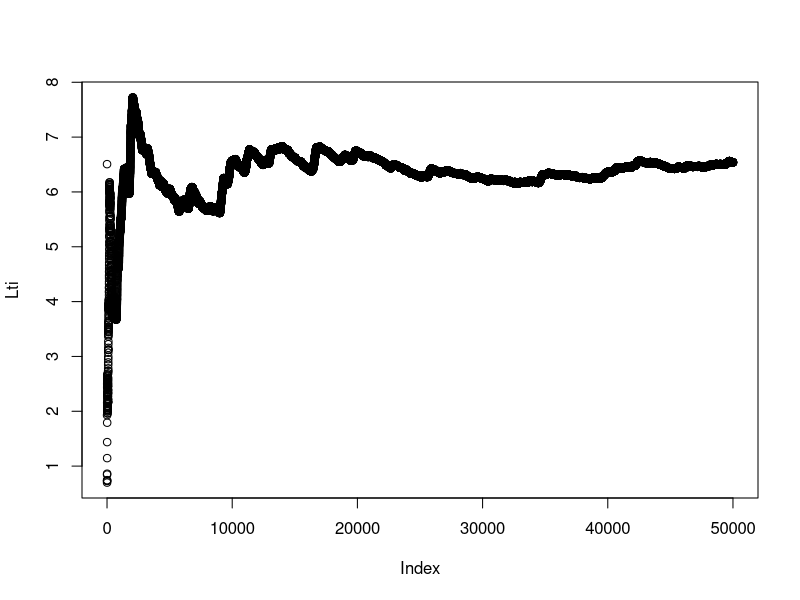
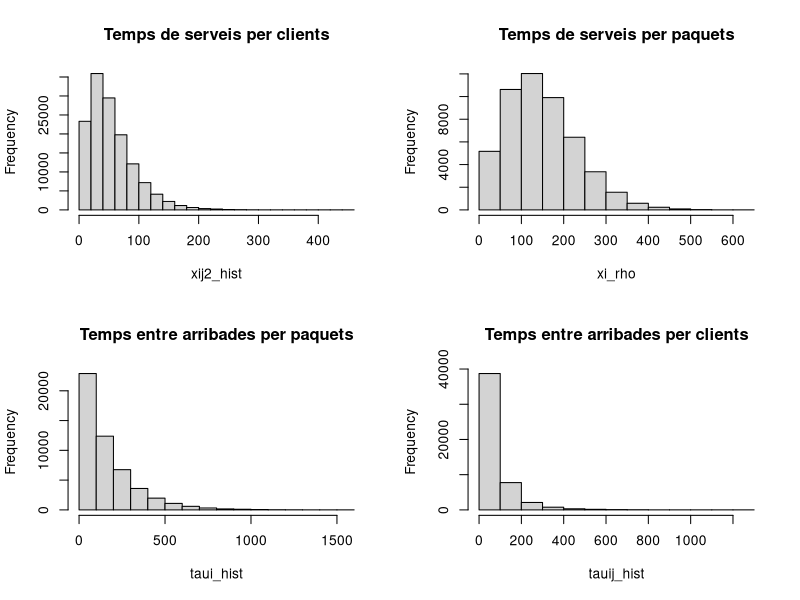

These charts were generated, in order, by the following R code:
## ---- chunk 1
knitr::opts_chunk$set(echo = TRUE)
## ---- chunk 2
L<-0 #longitud clients en S.E
Lpaquet<-0 #longitu paquet en S.E
W<-0 #temps permanencia client en S.E
Wpaquet<-0 #temps permanencia paquet en S.E
Lq<-0 #longitud clients en cua
Lqpaquet<-0 #longitud paquets en cua
Wq<-0 #temps permanencia clients en cua
Wqpaquet<-0 #temps permanencia paquets en cua
Oi_1<-0 #instant sortida paquet i-1 del S.E
ti<-0 #instant entrada paquet i al S.E.
N<-0 #numero total de clients
pi<-1 #numero clients en paquet i-1
Oc<-0 #instant sortida del paquet i-1 del S.E.
Ocv<-rep(Oc,pi) #instant sortida del client j-1 del paquet i-1
# del S.E.
n<-50000 #numero paquets
Lti<-c()
Wqti<-c()
Wti<-c()
Lqti<-c()
xi_rho<-c() #temps serveis paquets
taui_rho<-0
hL<-c()
taui<-0
tauij_hist<-c(0) #temps arribades paquets 
taui_hist<-c(0) #temps arribades clients
xij2_hist<-c() #temps servei clients

set.seed(20566534)
for(i in 1:n){
  ru<-runif(1,0,100) #calculem pi
  piabans<-pi #guardem pi anterior abans
  #d'actualitzar-lo
  if(ru<=12.5){
    pi<-1
  } else if(12.5<ru & ru<=40){
    pi<-2
  } else if(40<ru & ru<=75){
    pi<-3
  } else{
    pi<-4
  }
  tauij_hist<-c(tauij_hist,taui/pi)
  t_i_s1<-max(Ocv[piabans],ti) #instant entrada client 1 del
  #paquet i al Sistema de Servei
  #max entre instant sortida del ultim client del paquet anterior
  #i instant entrada del paquet i al S.E
  xij<- -log(runif(1,0,1)*runif(1,0,1))*54.17/2 #temps de servei
  #del client 1 del paquet i
  Ocv<-c(t_i_s1+xij) #instant sortida del client 1 del paquet i
  #instant entrada del client 1 del paquet i + temps servei
  #del client 1 del paquet i
  if (pi>1){
    for (j in 2:pi){
      xij<-c(xij,-log(runif(1,0,1)*runif(1,0,1))*54.17/2)
      #temps servei del client j del paquet i
      Ocv<-c(Ocv[1:j-1],Ocv[j-1]+xij[j])
      #instant sortida del client j del paquet i
      #Ocv[j]<-Ocv[j-1]+xij[j]
    }
  }
  xij2_hist<-c(xij2_hist,xij)
  tis<-max(Oi_1,ti) # instant entrada del paquet i al S.S
  #max entre instant sortida del paquet anterior
  #instant entrada al del paquet i al S.E.
  xi<-sum(xij) #temps servei del paquet i
  xi_rho<-c(xi_rho,xi) #guardem per fer el calcul de la esperança sortides paquet
  Oi_1<-tis+xi #instant sortida del paquet i
  #instant entrada del paquet i al S.S + temps servei paquet i
  Lij<-Ocv-ti #temps dins del S.E del client i del paquet j 
  #instants sortides del client j paquet i - instant entrada
  #del paquet i al S.E.
  L<-L+sum(Lij) #temps dins del S.E. dels N clients
  #sumatori temps dins del S.E. del client j paquet i
  #anem sumant els temps dins del S.E. dels N clients
  W<-W+sum(Lij) #temps dins del S.E. dels N clients
          #tisj<-Ocv-xij #instants entrada S.S. del client j paquet i
  #instant sortida client j paquet i - temps servei client j
  #paquet i
          tisj<-c(t_i_s1,Ocv[-pi])
  Lqij<-tisj-ti #temps dins de la cua del client i paquet j
  #instant entrada S.S del client j paquet i - instant entrada paquet i al S.E.
  Lq<-Lq+sum(Lqij) #temps dins de la cua dels N clients
  Wq<-Wq+sum(Lqij) #temps dins de la cua dels N clients
  N = N + pi #numero clients=numero clients+clients paquet i
  if(i < n){ #si encara no han arribat n clients
    taui <- -log(runif(1,0,1))*164 #generem nova arriba paquet
    taui_hist<-c(taui_hist,taui)
    taui_rho<-taui_rho+taui
    t_new=ti+taui #instant entrada seguent paquet
    #instant entrada paquet anterior + temps entre arribades
  }
  Li<-Oi_1-ti #temps dins del S.E. del paquet i
  #instant sortida del paquet i - instant arribada paquet i
  Lpaquet<-Lpaquet+Li #temps dins del S.E. dels paquets
  Lti<-c(Lti,Lpaquet/ti) #calcul dels paquets en S.E.
  #fins l'instant arribada paquet i
  # temps dins del S.E. dels i paquets
  #entre instant arribada paquet i
  Wpaquet<-Wpaquet+Li #temps dins del S.E. del paquet i
  Wti<-c(Wti,Wpaquet/i) #calcul del temps mig en S.E.
  #per paquet fins el paquet i
  Lqipaquet<-tis-ti #temps dins de la cua del paquet i
  # instant entrada del paquet i al S.S 
  # menys instants entrada paquet i al S.E
  Lqpaquet<-Lqpaquet+Lqipaquet #temps dins de la cua dels n
  #paquets
  Lqti<-c(Lqti,Lqpaquet/ti)#calcul dels paquets en cua
  #fins l'instant arribada paquet i
  Wqpaquet<-Wqpaquet+Lqipaquet #temps dins de la cua dels n
  #paquets
  Wqti<-c(Wqti,Wqpaquet/i)#calcul del temps mig en cua
  #per paquet fins el paquet i
  ti<-t_new #acutalitzem ti a la t_new
}
## ---- chunk 3
plot(Lti)
## ---- chunk 4
rho<-mean(xi_rho)/(taui_rho/n)
L_paquets<-Lti[n]
Lq_paquets<-Lqti[n]
W_paquets<-Wti[n]
Wq_paquet<-Wqti[n]
L_clients<-L/ti
Lq_clients<-Lq/ti
W_clients<-W/N
Wq_clients<-Wq/N
## ---- chunk 5
k=2
e_serveis<-54.17
e_c1<-e_serveis
e_c2<-2*e_serveis
e_c3<-3*e_serveis
e_c4<-4*e_serveis
e_serveis_paquets<-0.125*e_c1+0.275*e_c2+0.35*e_c3+0.25*e_c4
v_serveis<-(e_serveis^2)/k
v_serveis_paquets<-0.125*v_serveis+0.275*v_serveis*2+0.35*v_serveis*3+0.25*v_serveis*4
## ---- chunk 6
esperança_arribades<-164
lambda<-1/esperança_arribades

rho_f<-e_serveis_paquets/esperança_arribades
(Lq_paquet_f<-lambda^2*e_serveis_paquets^2/(1-lambda*e_serveis_paquets)*
  ((1+v_serveis_paquets/e_serveis_paquets^2)/(2)))
(Wq_paquet_f<-Lq_paquet_f*esperança_arribades)
(W_paquet_f<-Wq_paquet_f+e_serveis_paquets)
(L_paquet_f<-Lq_paquet_f+rho_f)

## ---- chunk 7
par(mfrow=c(2,2))
hist(xij2_hist,main="Temps de serveis per clients")
hist(xi_rho,main="Temps de serveis per paquets")
hist(taui_hist,main="Temps entre arribades per paquets")
hist(tauij_hist,main="Temps entre arribades per clients")
## ---- chunk 8
e_arribada_1<-164
e_arribada_2<-164/2
e_arribada_3<-164/3
e_arribada_4<-164/4

e_arribada_hiper<-0.125*e_arribada_1+0.275*e_arribada_2+0.35*e_arribada_3+0.25*e_arribada_4
e_serveis_c<-54.17

L_clients_f<-L_paquet_f*(0.125+0.275*2+0.35*3+0.25*4)
Lq_clients_f<-Lq_paquet_f*(0.125+0.275*2+0.35*3+0.25*4)
Wq_clients_f<-Lq_clients_f*e_arribada_hiper
W_clients_f<-Wq_clients_f+e_serveis_c

rho_clients<-e_serveis_c/e_arribada_hiper
